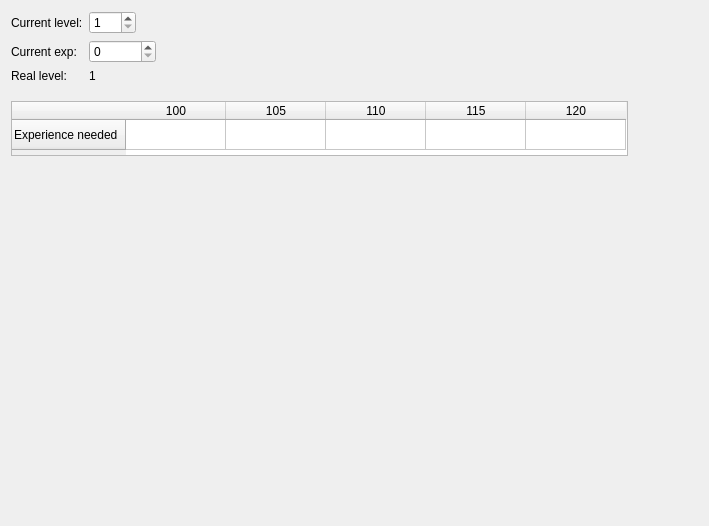
<?xml version="1.0" encoding="UTF-8"?>
<ui version="4.0">
 <class>ToolLeveling</class>
 <widget class="QWidget" name="ToolLeveling">
  <property name="geometry">
   <rect>
    <x>0</x>
    <y>0</y>
    <width>709</width>
    <height>526</height>
   </rect>
  </property>
  <property name="windowTitle">
   <string>Form</string>
  </property>
  <layout class="QGridLayout" name="gridLayout">
   <item row="3" column="0" colspan="2">
    <widget class="QTableWidget" name="tableWidget">
     <property name="sizePolicy">
      <sizepolicy hsizetype="Fixed" vsizetype="Fixed">
       <horstretch>0</horstretch>
       <verstretch>0</verstretch>
      </sizepolicy>
     </property>
     <property name="minimumSize">
      <size>
       <width>617</width>
       <height>55</height>
      </size>
     </property>
     <property name="maximumSize">
      <size>
       <width>617</width>
       <height>55</height>
      </size>
     </property>
     <row>
      <property name="text">
       <string>Experience needed</string>
      </property>
     </row>
     <column>
      <property name="text">
       <string>100</string>
      </property>
     </column>
     <column>
      <property name="text">
       <string>105</string>
      </property>
     </column>
     <column>
      <property name="text">
       <string>110</string>
      </property>
     </column>
     <column>
      <property name="text">
       <string>115</string>
      </property>
     </column>
     <column>
      <property name="text">
       <string>120</string>
      </property>
     </column>
    </widget>
   </item>
   <item row="1" column="2" rowspan="3">
    <spacer name="horizontalSpacer">
     <property name="orientation">
      <enum>Qt::Horizontal</enum>
     </property>
     <property name="sizeHint" stdset="0">
      <size>
       <width>40</width>
       <height>20</height>
      </size>
     </property>
    </spacer>
   </item>
   <item row="4" column="0">
    <spacer name="verticalSpacer">
     <property name="orientation">
      <enum>Qt::Vertical</enum>
     </property>
     <property name="sizeHint" stdset="0">
      <size>
       <width>20</width>
       <height>40</height>
      </size>
     </property>
    </spacer>
   </item>
   <item row="0" column="0">
    <layout class="QGridLayout" name="gridLayout_2">
     <item row="0" column="0">
      <widget class="QLabel" name="currentLevelTitleLabel">
       <property name="sizePolicy">
        <sizepolicy hsizetype="Maximum" vsizetype="Preferred">
         <horstretch>0</horstretch>
         <verstretch>0</verstretch>
        </sizepolicy>
       </property>
       <property name="text">
        <string>Current level:</string>
       </property>
      </widget>
     </item>
     <item row="0" column="1">
      <widget class="QSpinBox" name="currentLevelSpinBox">
       <property name="sizePolicy">
        <sizepolicy hsizetype="Maximum" vsizetype="Fixed">
         <horstretch>0</horstretch>
         <verstretch>0</verstretch>
        </sizepolicy>
       </property>
       <property name="minimum">
        <number>1</number>
       </property>
       <property name="maximum">
        <number>120</number>
       </property>
      </widget>
     </item>
     <item row="1" column="0">
      <widget class="QLabel" name="currentExpTitleLabel">
       <property name="sizePolicy">
        <sizepolicy hsizetype="Maximum" vsizetype="Preferred">
         <horstretch>0</horstretch>
         <verstretch>0</verstretch>
        </sizepolicy>
       </property>
       <property name="text">
        <string>Current exp:</string>
       </property>
      </widget>
     </item>
     <item row="1" column="1">
      <widget class="QSpinBox" name="currentExpSpinBox">
       <property name="sizePolicy">
        <sizepolicy hsizetype="Maximum" vsizetype="Fixed">
         <horstretch>0</horstretch>
         <verstretch>0</verstretch>
        </sizepolicy>
       </property>
       <property name="maximum">
        <number>9999999</number>
       </property>
      </widget>
     </item>
     <item row="2" column="0">
      <widget class="QLabel" name="realLevelTitleLabel">
       <property name="sizePolicy">
        <sizepolicy hsizetype="Maximum" vsizetype="Preferred">
         <horstretch>0</horstretch>
         <verstretch>0</verstretch>
        </sizepolicy>
       </property>
       <property name="text">
        <string>Real level:</string>
       </property>
      </widget>
     </item>
     <item row="2" column="1">
      <widget class="QLabel" name="realLevelLabel">
       <property name="text">
        <string>1</string>
       </property>
      </widget>
     </item>
    </layout>
   </item>
  </layout>
 </widget>
 <resources/>
 <connections/>
</ui>
